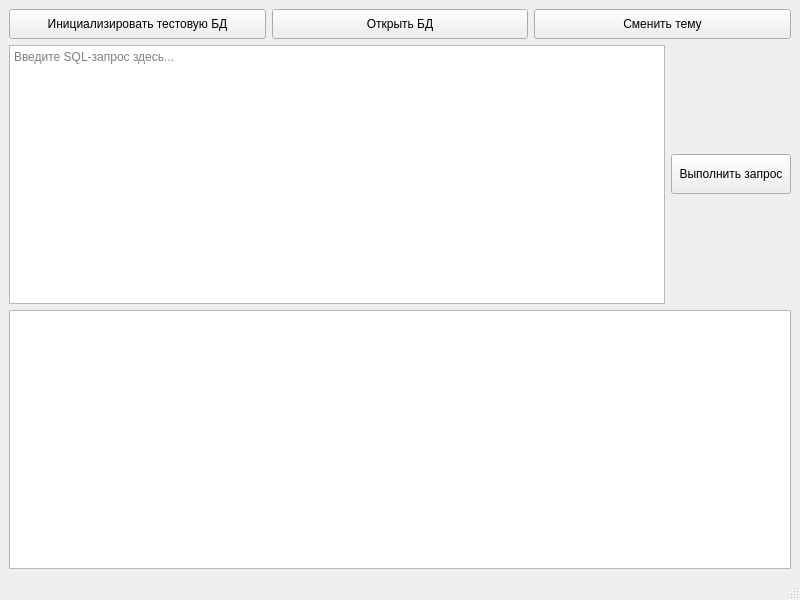
<?xml version="1.0" encoding="UTF-8"?>
<ui version="4.0">
 <class>MainWindow</class>
 <widget class="QMainWindow" name="MainWindow">
  <property name="geometry">
   <rect>
    <x>0</x>
    <y>0</y>
    <width>800</width>
    <height>600</height>
   </rect>
  </property>
  <property name="windowTitle">
   <string>Database Viewer</string>
  </property>
  <widget class="QWidget" name="centralwidget">
   <layout class="QVBoxLayout" name="verticalLayout">
    <item>
     <layout class="QHBoxLayout" name="horizontalLayoutTop">
      <item>
       <widget class="QPushButton" name="initTestDbButton">
        <property name="minimumSize">
         <size>
          <width>200</width>
          <height>30</height>
         </size>
        </property>
        <property name="text">
         <string>Инициализировать тестовую БД</string>
        </property>
       </widget>
      </item>
      <item>
       <widget class="QPushButton" name="openDbButton">
        <property name="minimumSize">
         <size>
          <width>150</width>
          <height>30</height>
         </size>
        </property>
        <property name="text">
         <string>Открыть БД</string>
        </property>
       </widget>
      </item>
      <item>
       <widget class="QPushButton" name="themeButton">
        <property name="minimumSize">
         <size>
          <width>150</width>
          <height>30</height>
         </size>
        </property>
        <property name="text">
         <string>Сменить тему</string>
        </property>
       </widget>
      </item>
     </layout>
    </item>
    <item>
     <layout class="QHBoxLayout" name="horizontalLayoutQuery">
      <item>
       <widget class="QTextEdit" name="queryEdit">
        <property name="minimumSize">
         <size>
          <width>0</width>
          <height>60</height>
         </size>
        </property>
        <property name="placeholderText">
         <string>Введите SQL-запрос здесь...</string>
        </property>
       </widget>
      </item>
      <item>
       <widget class="QPushButton" name="executeButton">
        <property name="minimumSize">
         <size>
          <width>120</width>
          <height>40</height>
         </size>
        </property>
        <property name="text">
         <string>Выполнить запрос</string>
        </property>
       </widget>
      </item>
     </layout>
    </item>
    <item>
     <widget class="QTableView" name="tableView"/>
    </item>
   </layout>
  </widget>
  <widget class="QMenuBar" name="menubar">
   <property name="geometry">
    <rect>
     <x>0</x>
     <y>0</y>
     <width>800</width>
     <height>22</height>
    </rect>
   </property>
  </widget>
  <widget class="QStatusBar" name="statusbar"/>
 </widget>
 <resources/>
 <connections/>
</ui>
